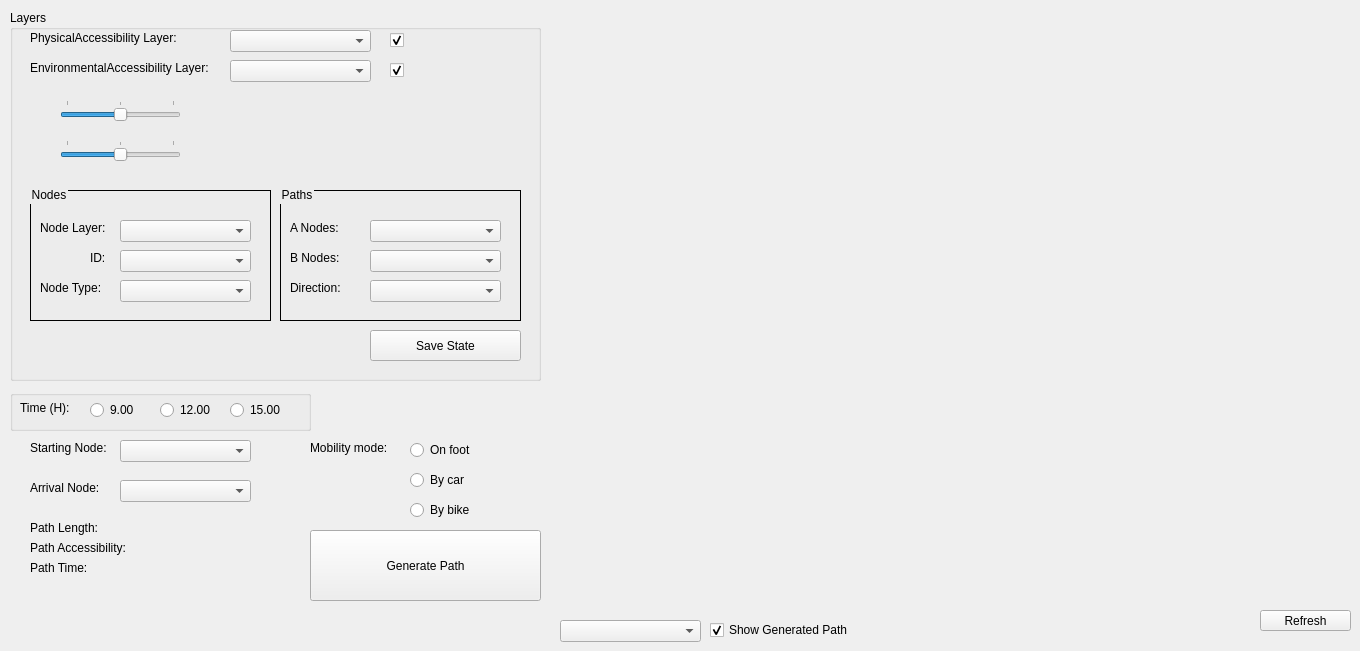
   <widget class="QWidget" name="EasyPathCalculator">
    <attribute name="title">
     <string>Path Accessibility Calculator</string>
    </attribute>
    <widget class="QGroupBox" name="PathLayers_groupBox">
     <property name="geometry">
      <rect>
       <x>10</x>
       <y>10</y>
       <width>531</width>
       <height>371</height>
      </rect>
     </property>
     <property name="styleSheet">
      <string notr="true"/>
     </property>
     <property name="title">
      <string>Layers</string>
     </property>
     <property name="flat">
      <bool>false</bool>
     </property>
     <property name="checkable">
      <bool>false</bool>
     </property>
     <widget class="QPushButton" name="SaveLayerPathState_pushButton">
      <property name="geometry">
       <rect>
        <x>360</x>
        <y>320</y>
        <width>151</width>
        <height>31</height>
       </rect>
      </property>
      <property name="text">
       <string>Save State</string>
      </property>
     </widget>
     <widget class="QComboBox" name="PhysicalAccessibilityLayer_comboBox">
      <property name="geometry">
       <rect>
        <x>220</x>
        <y>20</y>
        <width>141</width>
        <height>22</height>
       </rect>
      </property>
     </widget>
     <widget class="QLabel" name="PhysicalAccessibilityLayer_label">
      <property name="geometry">
       <rect>
        <x>20</x>
        <y>20</y>
        <width>161</width>
        <height>16</height>
       </rect>
      </property>
      <property name="text">
       <string>PhysicalAccessibility Layer:</string>
      </property>
     </widget>
     <widget class="QGroupBox" name="Nodes_groupBox">
      <property name="geometry">
       <rect>
        <x>20</x>
        <y>180</y>
        <width>241</width>
        <height>131</height>
       </rect>
      </property>
      <property name="styleSheet">
       <string notr="true">QGroupBox {
    border: 1px solid black;
}

QGroupBox::title {
    subcontrol-origin: border; /* Imposta l'origine del titolo rispetto al bordo */
    padding: 0; /* Rimuove eventuale spazio extra */
    margin-top: -5px; /* Regola la posizione verticale */
}</string>
      </property>
      <property name="title">
       <string>Nodes</string>
      </property>
      <property name="flat">
       <bool>false</bool>
      </property>
      <property name="checkable">
       <bool>false</bool>
      </property>
      <widget class="QComboBox" name="NodeLayer_comboBox">
       <property name="geometry">
        <rect>
         <x>90</x>
         <y>30</y>
         <width>131</width>
         <height>22</height>
        </rect>
       </property>
      </widget>
      <widget class="QLabel" name="NodeID_label">
       <property name="geometry">
        <rect>
         <x>60</x>
         <y>60</y>
         <width>21</width>
         <height>16</height>
        </rect>
       </property>
       <property name="text">
        <string>ID:</string>
       </property>
      </widget>
      <widget class="QComboBox" name="NodeType_comboBox">
       <property name="geometry">
        <rect>
         <x>90</x>
         <y>90</y>
         <width>131</width>
         <height>22</height>
        </rect>
       </property>
      </widget>
      <widget class="QComboBox" name="NodeID_comboBox">
       <property name="geometry">
        <rect>
         <x>90</x>
         <y>60</y>
         <width>131</width>
         <height>22</height>
        </rect>
       </property>
      </widget>
      <widget class="QLabel" name="NodeLayer_label">
       <property name="geometry">
        <rect>
         <x>10</x>
         <y>30</y>
         <width>91</width>
         <height>16</height>
        </rect>
       </property>
       <property name="text">
        <string>Node Layer:</string>
       </property>
      </widget>
      <widget class="QLabel" name="NodeType_label">
       <property name="geometry">
        <rect>
         <x>10</x>
         <y>90</y>
         <width>71</width>
         <height>16</height>
        </rect>
       </property>
       <property name="text">
        <string>Node Type:</string>
       </property>
      </widget>
     </widget>
     <widget class="QGroupBox" name="Paths_groupBox">
      <property name="geometry">
       <rect>
        <x>270</x>
        <y>180</y>
        <width>241</width>
        <height>131</height>
       </rect>
      </property>
      <property name="styleSheet">
       <string notr="true">QGroupBox {
    border: 1px solid black;
}

QGroupBox::title {
    subcontrol-origin: border; /* Imposta l'origine del titolo rispetto al bordo */
    padding: 0; /* Rimuove eventuale spazio extra */
    margin-top: -5px; /* Regola la posizione verticale */
}</string>
      </property>
      <property name="title">
       <string>Paths</string>
      </property>
      <property name="flat">
       <bool>false</bool>
      </property>
      <property name="checkable">
       <bool>false</bool>
      </property>
      <widget class="QLabel" name="APathNode_label">
       <property name="geometry">
        <rect>
         <x>10</x>
         <y>30</y>
         <width>91</width>
         <height>16</height>
        </rect>
       </property>
       <property name="text">
        <string>A Nodes:</string>
       </property>
      </widget>
      <widget class="QComboBox" name="APathNode_comboBox">
       <property name="geometry">
        <rect>
         <x>90</x>
         <y>30</y>
         <width>131</width>
         <height>22</height>
        </rect>
       </property>
      </widget>
      <widget class="QComboBox" name="BPathNode_comboBox">
       <property name="geometry">
        <rect>
         <x>90</x>
         <y>60</y>
         <width>131</width>
         <height>22</height>
        </rect>
       </property>
      </widget>
      <widget class="QLabel" name="BPathNode_label">
       <property name="geometry">
        <rect>
         <x>10</x>
         <y>60</y>
         <width>91</width>
         <height>16</height>
        </rect>
       </property>
       <property name="text">
        <string>B Nodes:</string>
       </property>
      </widget>
      <widget class="QComboBox" name="PathDirection_comboBox">
       <property name="geometry">
        <rect>
         <x>90</x>
         <y>90</y>
         <width>131</width>
         <height>22</height>
        </rect>
       </property>
      </widget>
      <widget class="QLabel" name="PathDirection_label">
       <property name="geometry">
        <rect>
         <x>10</x>
         <y>90</y>
         <width>91</width>
         <height>16</height>
        </rect>
       </property>
       <property name="text">
        <string>Direction:</string>
       </property>
      </widget>
     </widget>
     <widget class="QComboBox" name="EnvironmentalAccessibilityLayer_comboBox">
      <property name="geometry">
       <rect>
        <x>220</x>
        <y>50</y>
        <width>141</width>
        <height>22</height>
       </rect>
      </property>
     </widget>
     <widget class="QLabel" name="EnvironmentalAccessibilityLayer_label">
      <property name="geometry">
       <rect>
        <x>20</x>
        <y>50</y>
        <width>201</width>
        <height>16</height>
       </rect>
      </property>
      <property name="text">
       <string>EnvironmentalAccessibility Layer:</string>
      </property>
     </widget>
     <widget class="QSlider" name="Accessibility_horizontalSlider">
      <property name="geometry">
       <rect>
        <x>50</x>
        <y>90</y>
        <width>121</width>
        <height>22</height>
       </rect>
      </property>
      <property name="layoutDirection">
       <enum>Qt::LeftToRight</enum>
      </property>
      <property name="autoFillBackground">
       <bool>false</bool>
      </property>
      <property name="styleSheet">
       <string notr="true"/>
      </property>
      <property name="minimum">
       <number>-5</number>
      </property>
      <property name="maximum">
       <number>5</number>
      </property>
      <property name="singleStep">
       <number>5</number>
      </property>
      <property name="pageStep">
       <number>5</number>
      </property>
      <property name="sliderPosition">
       <number>0</number>
      </property>
      <property name="tracking">
       <bool>true</bool>
      </property>
      <property name="orientation">
       <enum>Qt::Horizontal</enum>
      </property>
      <property name="tickPosition">
       <enum>QSlider::TicksAbove</enum>
      </property>
      <property name="tickInterval">
       <number>5</number>
      </property>
     </widget>
     <widget class="QLabel" name="PhysicalSlider_label">
      <property name="geometry">
       <rect>
        <x>20</x>
        <y>90</y>
        <width>16</width>
        <height>20</height>
       </rect>
      </property>
      <property name="text">
       <string/>
      </property>
      <property name="pixmap">
       <pixmap>Resources/AccessibilitàFisica.jpg</pixmap>
      </property>
      <property name="scaledContents">
       <bool>true</bool>
      </property>
     </widget>
     <widget class="QLabel" name="EnvironmentalSlider_label">
      <property name="geometry">
       <rect>
        <x>180</x>
        <y>90</y>
        <width>21</width>
        <height>21</height>
       </rect>
      </property>
      <property name="text">
       <string/>
      </property>
      <property name="pixmap">
       <pixmap>Resources/AccessibilitàAmbientale.jpg</pixmap>
      </property>
      <property name="scaledContents">
       <bool>true</bool>
      </property>
     </widget>
     <widget class="QSlider" name="TimeAccessBalance_horizontalSlider">
      <property name="geometry">
       <rect>
        <x>50</x>
        <y>130</y>
        <width>121</width>
        <height>22</height>
       </rect>
      </property>
      <property name="layoutDirection">
       <enum>Qt::LeftToRight</enum>
      </property>
      <property name="autoFillBackground">
       <bool>false</bool>
      </property>
      <property name="styleSheet">
       <string notr="true">QSlider::sub-page:horizontal {
    background: transparent;
}
</string>
      </property>
      <property name="minimum">
       <number>-5</number>
      </property>
      <property name="maximum">
       <number>5</number>
      </property>
      <property name="singleStep">
       <number>1</number>
      </property>
      <property name="pageStep">
       <number>5</number>
      </property>
      <property name="sliderPosition">
       <number>0</number>
      </property>
      <property name="tracking">
       <bool>true</bool>
      </property>
      <property name="orientation">
       <enum>Qt::Horizontal</enum>
      </property>
      <property name="tickPosition">
       <enum>QSlider::TicksAbove</enum>
      </property>
      <property name="tickInterval">
       <number>5</number>
      </property>
     </widget>
     <widget class="QLabel" name="TimeSlider_label">
      <property name="geometry">
       <rect>
        <x>20</x>
        <y>130</y>
        <width>21</width>
        <height>20</height>
       </rect>
      </property>
      <property name="text">
       <string/>
      </property>
      <property name="pixmap">
       <pixmap>Resources/Time.jpg</pixmap>
      </property>
      <property name="scaledContents">
       <bool>true</bool>
      </property>
     </widget>
     <widget class="QLabel" name="AccessibilitySlider_label">
      <property name="geometry">
       <rect>
        <x>180</x>
        <y>120</y>
        <width>31</width>
        <height>31</height>
       </rect>
      </property>
      <property name="text">
       <string/>
      </property>
      <property name="pixmap">
       <pixmap>Resources/Accessibility.jpg</pixmap>
      </property>
      <property name="scaledContents">
       <bool>true</bool>
      </property>
     </widget>
     <widget class="QCheckBox" name="ShowPhysicalLayer_checkBox">
      <property name="geometry">
       <rect>
        <x>380</x>
        <y>20</y>
        <width>81</width>
        <height>20</height>
       </rect>
      </property>
      <property name="text">
       <string/>
      </property>
      <property name="checked">
       <bool>true</bool>
      </property>
     </widget>
     <widget class="QCheckBox" name="ShowEnvironmentalLayer_checkBox">
      <property name="geometry">
       <rect>
        <x>380</x>
        <y>50</y>
        <width>81</width>
        <height>20</height>
       </rect>
      </property>
      <property name="text">
       <string/>
      </property>
      <property name="checked">
       <bool>true</bool>
      </property>
     </widget>
    </widget>
    <widget class="QLabel" name="StartingNode_label">
     <property name="geometry">
      <rect>
       <x>30</x>
       <y>440</y>
       <width>91</width>
       <height>16</height>
      </rect>
     </property>
     <property name="text">
      <string>Starting Node:</string>
     </property>
    </widget>
    <widget class="QComboBox" name="StartingNode_comboBox">
     <property name="geometry">
      <rect>
       <x>120</x>
       <y>440</y>
       <width>131</width>
       <height>22</height>
      </rect>
     </property>
    </widget>
    <widget class="QLabel" name="ArrivalNode_label">
     <property name="geometry">
      <rect>
       <x>30</x>
       <y>480</y>
       <width>91</width>
       <height>16</height>
      </rect>
     </property>
     <property name="text">
      <string>Arrival Node:</string>
     </property>
    </widget>
    <widget class="QComboBox" name="ArrivalNode_comboBox">
     <property name="geometry">
      <rect>
       <x>120</x>
       <y>480</y>
       <width>131</width>
       <height>22</height>
      </rect>
     </property>
    </widget>
    <widget class="QPushButton" name="GeneratePath_pushButton">
     <property name="geometry">
      <rect>
       <x>310</x>
       <y>530</y>
       <width>231</width>
       <height>71</height>
      </rect>
     </property>
     <property name="text">
      <string>Generate Path</string>
     </property>
    </widget>
    <widget class="QLabel" name="MobilityMode_label">
     <property name="geometry">
      <rect>
       <x>310</x>
       <y>440</y>
       <width>91</width>
       <height>16</height>
      </rect>
     </property>
     <property name="text">
      <string>Mobility mode:</string>
     </property>
    </widget>
    <widget class="QWidget" name="miniMapWidget" native="true">
     <property name="geometry">
      <rect>
       <x>560</x>
       <y>10</y>
       <width>791</width>
       <height>591</height>
      </rect>
     </property>
     <property name="layoutDirection">
      <enum>Qt::LeftToRight</enum>
     </property>
     <property name="autoFillBackground">
      <bool>false</bool>
     </property>
     <property name="styleSheet">
      <string notr="true"/>
     </property>
    </widget>
    <widget class="QLabel" name="PathLength1_label">
     <property name="geometry">
      <rect>
       <x>30</x>
       <y>520</y>
       <width>91</width>
       <height>16</height>
      </rect>
     </property>
     <property name="text">
      <string>Path Length:</string>
     </property>
    </widget>
    <widget class="QLabel" name="EasyPath_label">
     <property name="geometry">
      <rect>
       <x>30</x>
       <y>540</y>
       <width>111</width>
       <height>16</height>
      </rect>
     </property>
     <property name="text">
      <string>Path Accessibility:</string>
     </property>
    </widget>
    <widget class="QLabel" name="PathTime_label">
     <property name="geometry">
      <rect>
       <x>30</x>
       <y>560</y>
       <width>91</width>
       <height>16</height>
      </rect>
     </property>
     <property name="text">
      <string>Path Time:</string>
     </property>
    </widget>
    <widget class="QLabel" name="EasyPathValue_label">
     <property name="geometry">
      <rect>
       <x>150</x>
       <y>540</y>
       <width>111</width>
       <height>16</height>
      </rect>
     </property>
     <property name="text">
      <string/>
     </property>
    </widget>
    <widget class="QLabel" name="PathLengthValue_label">
     <property name="geometry">
      <rect>
       <x>150</x>
       <y>520</y>
       <width>91</width>
       <height>16</height>
      </rect>
     </property>
     <property name="text">
      <string/>
     </property>
    </widget>
    <widget class="QLabel" name="PathTimeValue_label">
     <property name="geometry">
      <rect>
       <x>150</x>
       <y>560</y>
       <width>91</width>
       <height>16</height>
      </rect>
     </property>
     <property name="text">
      <string/>
     </property>
    </widget>
    <widget class="QPushButton" name="Refresh_pushButton">
     <property name="geometry">
      <rect>
       <x>1260</x>
       <y>610</y>
       <width>91</width>
       <height>21</height>
      </rect>
     </property>
     <property name="text">
      <string>Refresh</string>
     </property>
    </widget>
    <widget class="QComboBox" name="PathSelector_comboBox">
     <property name="geometry">
      <rect>
       <x>560</x>
       <y>620</y>
       <width>141</width>
       <height>22</height>
      </rect>
     </property>
    </widget>
    <widget class="QCheckBox" name="ShowPathLayer_checkBox">
     <property name="geometry">
      <rect>
       <x>710</x>
       <y>620</y>
       <width>161</width>
       <height>20</height>
      </rect>
     </property>
     <property name="text">
      <string>Show Generated Path</string>
     </property>
     <property name="checked">
      <bool>true</bool>
     </property>
    </widget>
    <widget class="QRadioButton" name="OnFoot_radioButton">
     <property name="geometry">
      <rect>
       <x>410</x>
       <y>440</y>
       <width>95</width>
       <height>20</height>
      </rect>
     </property>
     <property name="text">
      <string>On foot</string>
     </property>
    </widget>
    <widget class="QRadioButton" name="ByCar_radioButton">
     <property name="geometry">
      <rect>
       <x>410</x>
       <y>470</y>
       <width>95</width>
       <height>20</height>
      </rect>
     </property>
     <property name="text">
      <string>By car</string>
     </property>
    </widget>
    <widget class="QRadioButton" name="ByBike_radioButton">
     <property name="geometry">
      <rect>
       <x>410</x>
       <y>500</y>
       <width>95</width>
       <height>20</height>
      </rect>
     </property>
     <property name="text">
      <string>By bike</string>
     </property>
    </widget>
    <widget class="QGroupBox" name="groupBox">
     <property name="geometry">
      <rect>
       <x>10</x>
       <y>390</y>
       <width>301</width>
       <height>41</height>
      </rect>
     </property>
     <property name="title">
      <string/>
     </property>
     <widget class="QLabel" name="Time_label">
      <property name="geometry">
       <rect>
        <x>10</x>
        <y>10</y>
        <width>61</width>
        <height>16</height>
       </rect>
      </property>
      <property name="text">
       <string>Time (H):</string>
      </property>
     </widget>
     <widget class="QRadioButton" name="H9_radioButton">
      <property name="geometry">
       <rect>
        <x>80</x>
        <y>10</y>
        <width>61</width>
        <height>20</height>
       </rect>
      </property>
      <property name="text">
       <string>9.00</string>
      </property>
     </widget>
     <widget class="QRadioButton" name="H12_radioButton">
      <property name="geometry">
       <rect>
        <x>150</x>
        <y>10</y>
        <width>61</width>
        <height>20</height>
       </rect>
      </property>
      <property name="text">
       <string>12.00</string>
      </property>
     </widget>
     <widget class="QRadioButton" name="H15_radioButton">
      <property name="geometry">
       <rect>
        <x>220</x>
        <y>10</y>
        <width>61</width>
        <height>20</height>
       </rect>
      </property>
      <property name="text">
       <string>15.00</string>
      </property>
     </widget>
    </widget>
   </widget>
